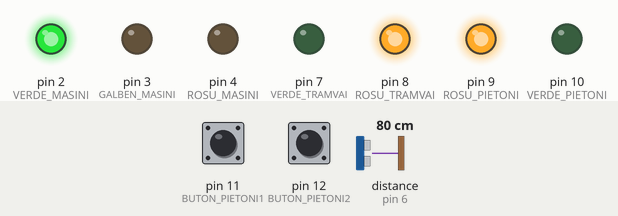
Recording of a sketch running on a simulated Arduino Uno, built with avr-gcc and run on an emulated ATmega328P. On the bench: output pins drawn as LEDs (lit = HIGH). Wiring (inferred from the names in the program): ultrasonic range finder: trigger pin 5; echo pin 6. The inputs (shaded band) are chosen by the test bench; at power-on: distance to the obstacle (sensor on pin 6) 80 cm, pin 11 (BUTON_PIETONI1) LOW, pin 12 (BUTON_PIETONI2) LOW. The echo pulse lasts 58.3 µs per cm; pins used as bus, display or sensor lines are not drawn.

Above: at 1.2 s.
1.3 s: distance to the obstacle (sensor on pin 6) set to 8 cm
2.8 s: distance to the obstacle (sensor on pin 6) set to 5 cm
At 6.6 s:
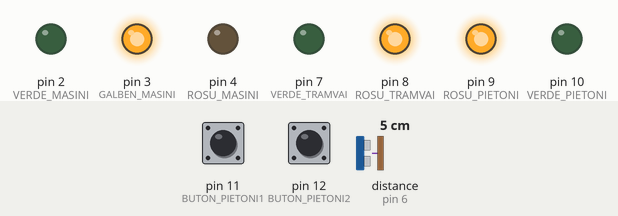
At 8.1 s:
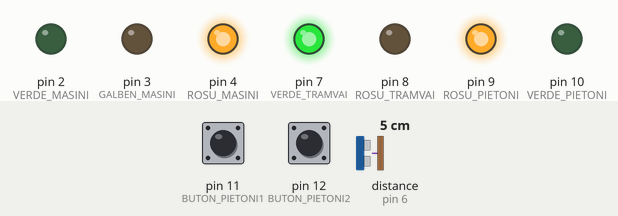
Timing chart, 0 to 9.6 s (numbered marks = the images above; inputs shaded):
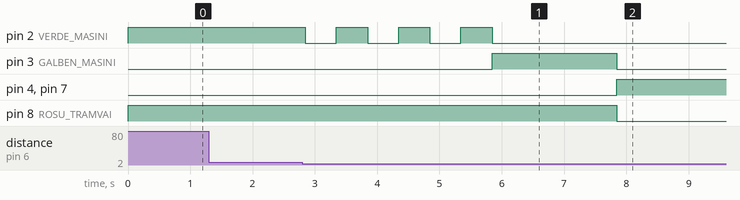

The sketch:

Semafor_varianta_finala.ino
```cpp
#define VERDE_MASINI 2
#define GALBEN_MASINI 3
#define ROSU_MASINI 4
#define VERDE_TRAMVAI 7
#define ROSU_TRAMVAI 8
#define VERDE_PIETONI 10
#define ROSU_PIETONI 9
#define BUTON_PIETONI2 12
#define BUTON_PIETONI1 11
#define TRIG_ULTRASONIC 5
#define ECOU_ULTRASONIC 6

void setup() {
    pinMode(VERDE_MASINI, OUTPUT);
    pinMode(GALBEN_MASINI, OUTPUT);
    pinMode(ROSU_MASINI, OUTPUT);
    pinMode(VERDE_TRAMVAI, OUTPUT);
    pinMode(ROSU_TRAMVAI, OUTPUT);
    pinMode(VERDE_PIETONI, OUTPUT);
    pinMode(ROSU_PIETONI, OUTPUT);
    pinMode(BUTON_PIETONI1, INPUT);
    pinMode(BUTON_PIETONI2, INPUT);
    pinMode(TRIG_ULTRASONIC, OUTPUT);
    pinMode(ECOU_ULTRASONIC, INPUT);
    Serial.begin(9600);

    stareInitiala();
}

void loop() {
    // 1. Prioritate tramvai
    if (distantaTramvaiCM() < 6) {
        semaforTramvai();
        return; // după tramvai, repornește ciclul
    }

    // 2. Prioritate pietoni dacă nu vine tramvai
    if (digitalRead(BUTON_PIETONI1) == HIGH || digitalRead(BUTON_PIETONI2) == HIGH) {
        semaforPietoni();
        return; // după pietoni, repornește ciclul
    }

    // 3. Stare inițială (mașini verde, restul roșu)
    stareInitiala();
    delay(200);
}

void stareInitiala() {
    digitalWrite(VERDE_MASINI, HIGH);
    digitalWrite(GALBEN_MASINI, LOW);
    digitalWrite(ROSU_MASINI, LOW);
    digitalWrite(ROSU_PIETONI, HIGH);
    digitalWrite(VERDE_PIETONI, LOW);
    digitalWrite(ROSU_TRAMVAI, HIGH);
    digitalWrite(VERDE_TRAMVAI, LOW);
}

// Functie pentru distanța masurată cu ultrasonic
long distantaTramvaiCM() {
    long duration, cm;
    digitalWrite(TRIG_ULTRASONIC, LOW);
    delayMicroseconds(2);
    digitalWrite(TRIG_ULTRASONIC, HIGH);
    delayMicroseconds(10);
    digitalWrite(TRIG_ULTRASONIC, LOW);
    duration = pulseIn(ECOU_ULTRASONIC, HIGH, 20000); // timeout 20ms
    if (duration == 0) return 1000; // dacă nu răspunde, consideră că nu e tramvai
    cm = duration / 29 / 2;
    return cm;
}

// Secvența semafor pentru tramvai
void semaforTramvai() {
    //Intermitent verde
    for (int i = 0; i < 3; i++) {
        digitalWrite(VERDE_MASINI, LOW);
        delay(500);
        digitalWrite(VERDE_MASINI, HIGH);
        delay(500);
    }
    // Mașini galben 2s, apoi roșu 10s (cât timp tramvaiul trece)
    digitalWrite(VERDE_MASINI, LOW);
    digitalWrite(GALBEN_MASINI, HIGH);
    delay(2000);

    digitalWrite(GALBEN_MASINI, LOW);
    digitalWrite(ROSU_MASINI, HIGH);
    digitalWrite(ROSU_TRAMVAI, LOW);
    digitalWrite(VERDE_TRAMVAI, HIGH);
    delay(10000);
    // Cât timp tramvaiul e detectat aproape, menține roșu mașini, verde tramvai
    while (distantaTramvaiCM() < 6) {
        delay(200);
    }

    delay(5000); // scurtă pauză după ce tramvaiul a trecut

    // Tramvai a trecut, revii la starea inițială
    digitalWrite(VERDE_TRAMVAI, LOW);
    digitalWrite(ROSU_TRAMVAI, HIGH);
    digitalWrite(ROSU_MASINI, LOW);
    digitalWrite(VERDE_MASINI, HIGH);
}

// Secvență semafor pentru pietoni
void semaforPietoni() {
    // 1. Mai stă 3 secunde starea inițială
    stareInitiala();
    delay(3000);

    // 2. Verde mașini intermitent de 3 ori (~0.5s on/off)
    for (int i = 0; i < 3; i++) {
        digitalWrite(VERDE_MASINI, LOW);
        delay(500);
        digitalWrite(VERDE_MASINI, HIGH);
        delay(500);
    }

    // 3. Galben mașini 2s
    digitalWrite(VERDE_MASINI, LOW);
    digitalWrite(GALBEN_MASINI, HIGH);
    delay(2000);

    // 4. Roșu mașini 10s + verde pietoni 10s
    digitalWrite(GALBEN_MASINI, LOW);
    digitalWrite(ROSU_MASINI, HIGH);
    digitalWrite(ROSU_PIETONI, LOW);
    digitalWrite(VERDE_PIETONI, HIGH);
    delay(10000);

    // 5. Revii la starea inițială
    stareInitiala();
}
```

Measured:
- the behaviour switches between 7 and 6 cm on distance to the obstacle (sensor on pin 6) (found by bisection; images 0 and 1)
- after the input at 1.3 s, every drawn part: stays the same
- after the input at 2.8 s, pin 2 (VERDE_MASINI): alternates HIGH for 0.50 s and LOW for 0.50 s, 7 changes in all, then stays LOW, starting at once; pin 3 (GALBEN_MASINI): LOW → HIGH after 3.0 s, → LOW 2.0 s later; pin 4 (ROSU_MASINI), pin 7 (VERDE_TRAMVAI): LOW → HIGH after 5.0 s; pin 8 (ROSU_TRAMVAI): HIGH → LOW after 5.0 s
